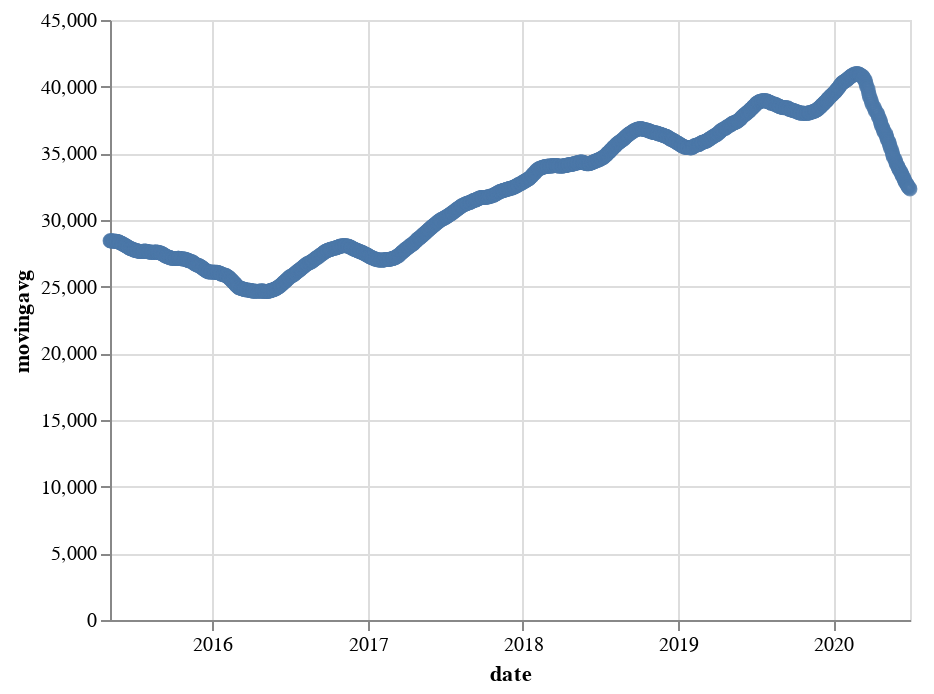

Write notebook code for a chart like this one.
### Code cell
alt.Chart(altdata_sixteenweek).mark_point().encode(
    x='date',
    y='movingavg'
)

### Figure 1 — Vega-Lite specification as saved in the notebook (floating-point values rounded to 4 significant figures; data arrays with more than 128 entries replaced by an {"elided": "..."} marker saying what was removed)
{"config": {"view": {"continuousWidth": 400, "continuousHeight": 300}}, "data": {"name": "data-418c6a4de404efb4177a057c2b3bee76"}, "mark": "point", "encoding": {"x": {"field": "date", "type": "temporal"}, "y": {"field": "movingavg", "type": "quantitative"}}, "$schema": "https://vega.github.io/schema/vega-lite/v4.17.0.json", "datasets": {"data-418c6a4de404efb4177a057c2b3bee76": {"elided": "1266 records"}}}
